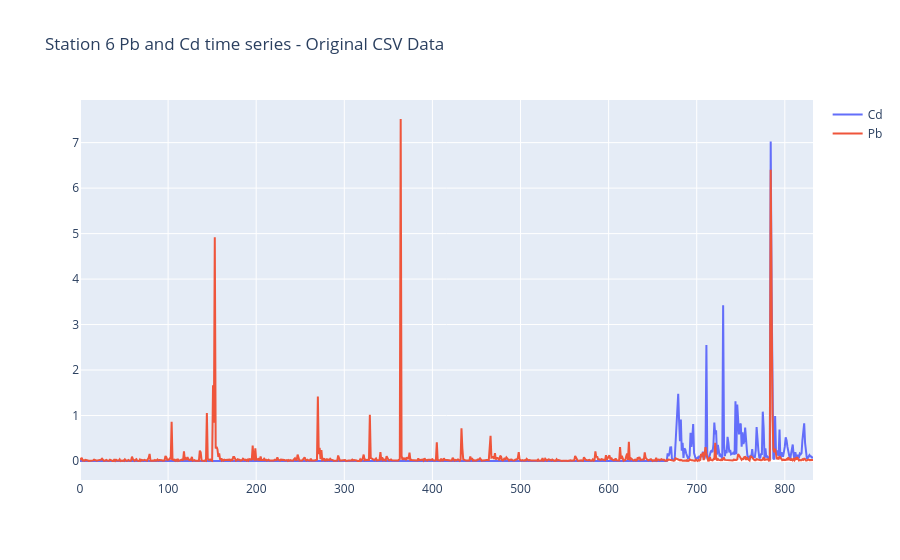

Notebook cell for this chart:
### Code cell
import plotly.graph_objects as go

fig = go.Figure()

x = x # dummy dates indicator
y1 = df_7.Pb.astype(float)
y2 = df_7.Cd.astype(float)

fig.add_trace(go.Scatter(x=x, y=y1,
                    mode='lines',
                    name='Cd'))
fig.add_trace(go.Scatter(x=x, y=y2,
                    mode='lines',
                    name='Pb'))
fig.update_layout(
    title = 'Station 6 Pb and Cd time series - Original CSV Data'
)

fig.show()

### Figure 1 — Plotly figure (JSON) as saved in the notebook; plotly's stock layout.template omitted (floating-point values rounded to 4 significant figures; data arrays with more than 128 entries replaced by an {"elided": "..."} marker saying what was removed)
{"data": [{"mode": "lines", "name": "Cd", "type": "scatter", "x": {"elided": "833 int values"}, "y": {"elided": "833 float values"}}, {"mode": "lines", "name": "Pb", "type": "scatter", "x": {"elided": "833 int values"}, "y": {"elided": "833 float values"}}], "layout": {"title": {"text": "Station 6 Pb and Cd time series - Original CSV Data"}}}
